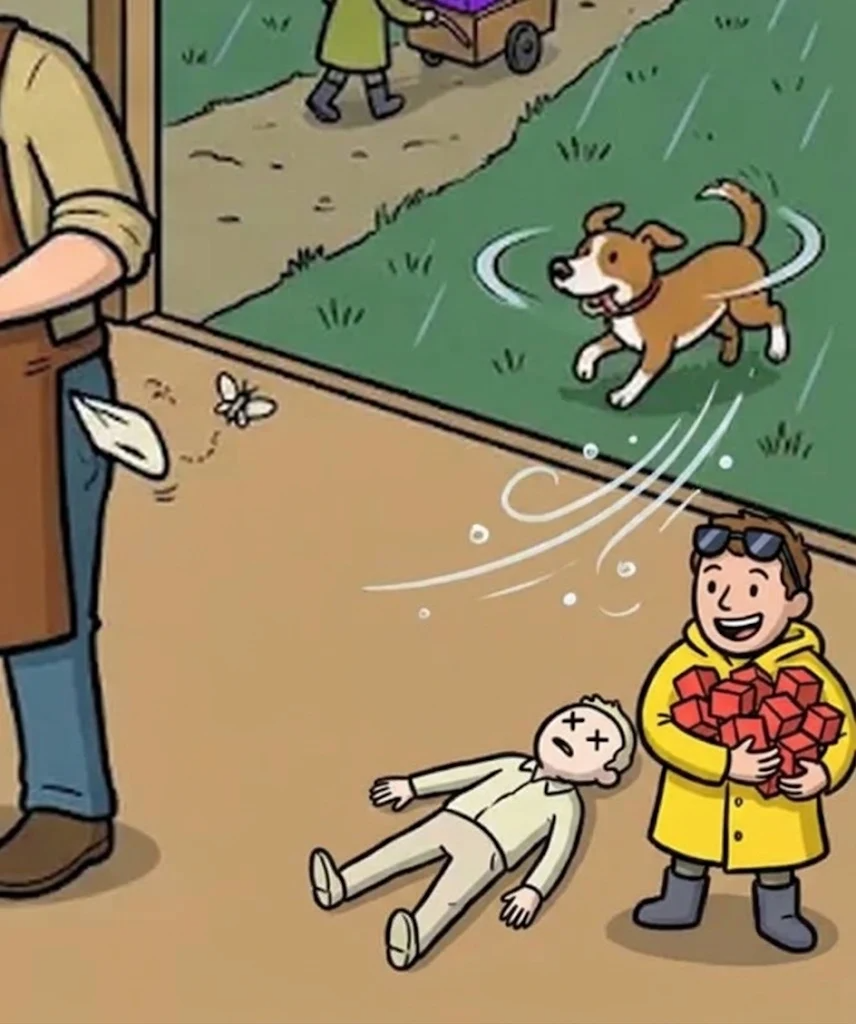
#> input picture tools/prompts/A10_src/F1.webp, 856 x 1024 px
$ python L43f_pil2.py A10_src/F1.webp A10_src/L31a_base_1116.webp
#> lines starting #> are read from the running program, lines starting #| are printed output that depends on the picture
#!/usr/bin/env python3
# L43f_pil2.py <in.png> <out.png> — L43f 끝손질 둘째(2026-11-15 · 일치 검사 3회 뒤).
#  선 일꾼 손이 사슬을 쥔 자리의 검은 손가락 먹선이 「사슬의 검은 구슬」로 읽혀(2 · 3회 — 검은 구슬이 둘)
#  그 자리에 사슬의 다른 구슬과 같은 하늘빛 구슬 하나를 그린다 → 검은 구슬은 공 속 하나뿐.
import sys
from PIL import Image, ImageDraw

BEADS = [(1781, 1043, 6)]                 # 가운데 x · y · 반지름(2048 × 1144)
FILL = (78, 128, 162); HL = (128, 168, 198); INK = (22, 20, 18)

def main(src, out):
#> called with src = 'A10_src/F1.webp', out = 'A10_src/L31a_base_1116.webp'
    img = Image.open(src).convert('RGB'); K = 6
#> in main, img is the input picture: PIL image 856x1024 RGB; mean R, G, B 145.8, 134.2, 99.9
    for x, y, r in BEADS:
        x0, y0 = x - r - 3, y - r - 3; S = 2 * r + 7
        big = img.crop((x0, y0, x0 + S, y0 + S)).resize((S * K, S * K), Image.LANCZOS); d = ImageDraw.Draw(big)
        c = (x - x0) * K; R = r * K
        d.ellipse([c - R - 1.6 * K, c - R - 1.6 * K, c + R + 1.6 * K, c + R + 1.6 * K], fill=INK)
        d.ellipse([c - R, c - R, c + R, c + R], fill=FILL)
        d.ellipse([c - R * 0.55, c - R * 0.65, c - R * 0.05, c - R * 0.15], fill=HL)
        img.paste(big.resize((S, S), Image.LANCZOS), (x0, y0))
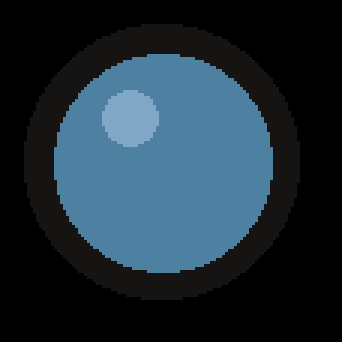
#> big: PIL image 114x114 RGB (shown 3 times larger); mean R, G, B 30.3, 45.8, 56.3
    img.save(out); print('→', out)
#| → A10_src/L31a_base_1116.webp

if __name__ == '__main__':
    main(sys.argv[1], sys.argv[2])

$ run again, on tools/prompts/A10_src/L31b_base_1116.webp
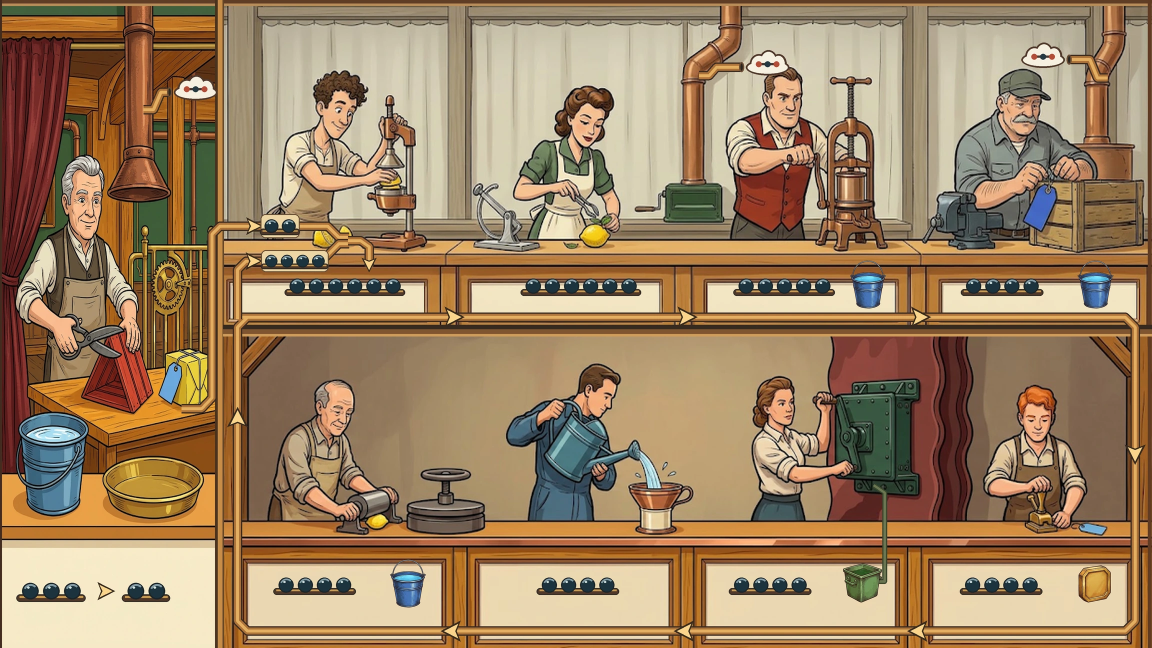
#> input picture tools/prompts/A10_src/L31b_base_1116.webp, 2304 x 1296 px (shown at 1/2 size)
#> in main, img is the input picture: PIL image 2304x1296 RGB; mean R, G, B 157.1, 129.9, 98.2
#> the loop in main, `for x, y, r in BEADS:` made 1 pass
#> pass 1, in main, `big = img.crop((x0, y0, x0 + S, y0 + S)).resize((S * K, S * K), Image.`:
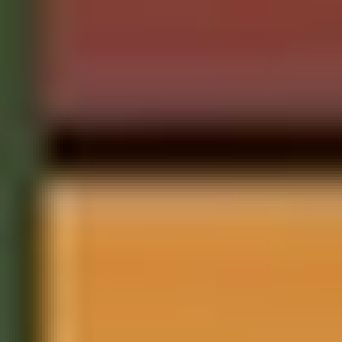
#> big: PIL image 114x114 RGB (shown 3 times larger); mean R, G, B 137, 89.8, 52.6
#> after the loop in main, `for x, y, r in BEADS:`:
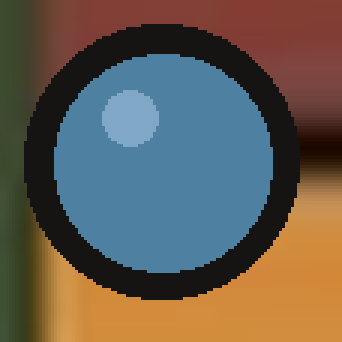
#> big: PIL image 114x114 RGB (shown 3 times larger); mean R, G, B 99.9, 92.4, 82.4
#| → A10_src/L31b_base_1116.webp

$ run again, on tools/prompts/A10_src/L31c_base_1116.webp
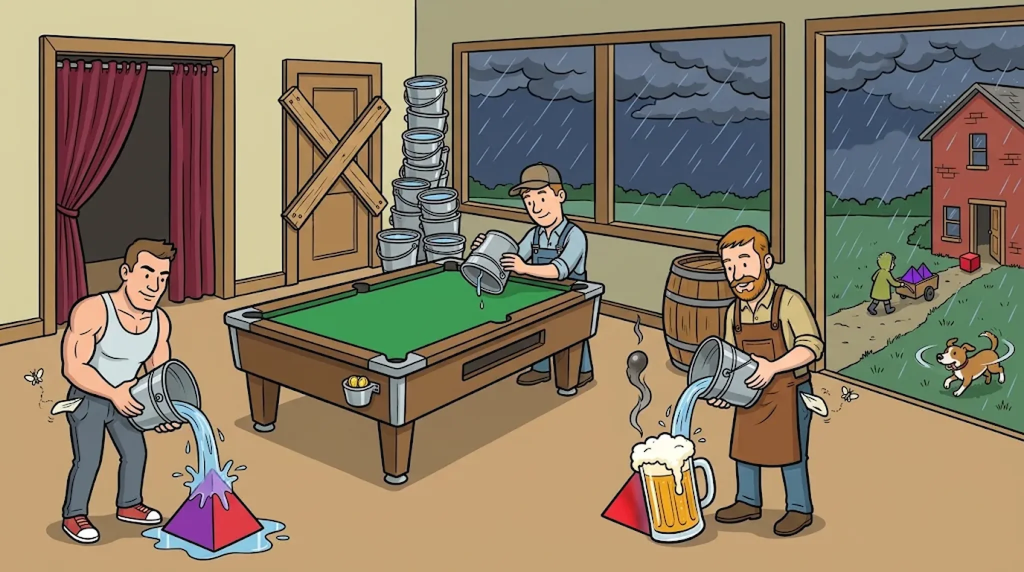
#> input picture tools/prompts/A10_src/L31c_base_1116.webp, 2048 x 1144 px (shown at 1/2 size)
#> in main, img is the input picture: PIL image 2048x1144 RGB; mean R, G, B 140.1, 125.5, 102.6
#> the loop in main, `for x, y, r in BEADS:` made 1 pass
#> pass 1, in main, `big = img.crop((x0, y0, x0 + S, y0 + S)).resize((S * K, S * K), Image.`:
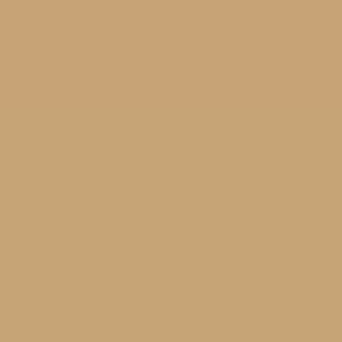
#> big: PIL image 114x114 RGB (shown 3 times larger); mean R, G, B 198.3, 163.7, 118
#> after the loop in main, `for x, y, r in BEADS:`:
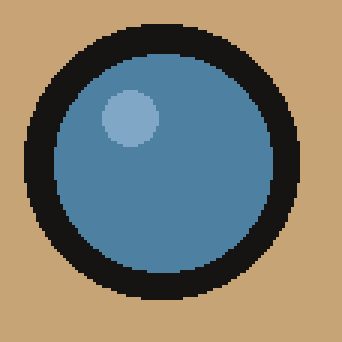
#> big: PIL image 114x114 RGB (shown 3 times larger); mean R, G, B 127.5, 125.9, 114.1
#| → A10_src/L31c_base_1116.webp
